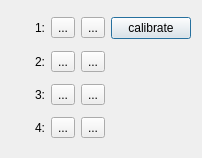
<?xml version="1.0" encoding="UTF-8"?>
<ui version="4.0">
 <class>MoveController</class>
 <widget class="QDialog" name="MoveController">
  <property name="geometry">
   <rect>
    <x>0</x>
    <y>0</y>
    <width>202</width>
    <height>158</height>
   </rect>
  </property>
  <property name="windowTitle">
   <string>Dialog</string>
  </property>
  <layout class="QGridLayout" name="gridLayout">
   <item row="0" column="0">
    <widget class="QLabel" name="label">
     <property name="text">
      <string>1:</string>
     </property>
     <property name="alignment">
      <set>Qt::AlignRight|Qt::AlignTrailing|Qt::AlignVCenter</set>
     </property>
    </widget>
   </item>
   <item row="0" column="1">
    <widget class="QToolButton" name="ccw_j1">
     <property name="text">
      <string>...</string>
     </property>
     <property name="icon">
      <iconset resource="../../resource/resource.qrc">
       <normaloff>:/icons/img/rotate-ccw.svg</normaloff>:/icons/img/rotate-ccw.svg</iconset>
     </property>
    </widget>
   </item>
   <item row="0" column="2">
    <widget class="QToolButton" name="cw_j1">
     <property name="text">
      <string>...</string>
     </property>
     <property name="icon">
      <iconset resource="../../resource/resource.qrc">
       <normaloff>:/icons/img/rotate-cw.svg</normaloff>:/icons/img/rotate-cw.svg</iconset>
     </property>
    </widget>
   </item>
   <item row="0" column="3">
    <widget class="QPushButton" name="calibrateButton">
     <property name="text">
      <string>calibrate</string>
     </property>
    </widget>
   </item>
   <item row="1" column="0">
    <widget class="QLabel" name="label_2">
     <property name="text">
      <string>2:</string>
     </property>
     <property name="alignment">
      <set>Qt::AlignRight|Qt::AlignTrailing|Qt::AlignVCenter</set>
     </property>
    </widget>
   </item>
   <item row="1" column="1">
    <widget class="QToolButton" name="ccw_j2">
     <property name="text">
      <string>...</string>
     </property>
     <property name="icon">
      <iconset resource="../../resource/resource.qrc">
       <normaloff>:/icons/img/rotate-ccw.svg</normaloff>:/icons/img/rotate-ccw.svg</iconset>
     </property>
    </widget>
   </item>
   <item row="1" column="2">
    <widget class="QToolButton" name="cw_j2">
     <property name="text">
      <string>...</string>
     </property>
     <property name="icon">
      <iconset resource="../../resource/resource.qrc">
       <normaloff>:/icons/img/rotate-cw.svg</normaloff>:/icons/img/rotate-cw.svg</iconset>
     </property>
    </widget>
   </item>
   <item row="1" column="3" rowspan="3">
    <spacer name="verticalSpacer">
     <property name="orientation">
      <enum>Qt::Vertical</enum>
     </property>
     <property name="sizeHint" stdset="0">
      <size>
       <width>20</width>
       <height>127</height>
      </size>
     </property>
    </spacer>
   </item>
   <item row="2" column="0">
    <widget class="QLabel" name="label_3">
     <property name="text">
      <string>3:</string>
     </property>
     <property name="alignment">
      <set>Qt::AlignRight|Qt::AlignTrailing|Qt::AlignVCenter</set>
     </property>
    </widget>
   </item>
   <item row="2" column="1">
    <widget class="QToolButton" name="ccw_j3">
     <property name="text">
      <string>...</string>
     </property>
     <property name="icon">
      <iconset resource="../../resource/resource.qrc">
       <normaloff>:/icons/img/rotate-ccw.svg</normaloff>:/icons/img/rotate-ccw.svg</iconset>
     </property>
    </widget>
   </item>
   <item row="2" column="2">
    <widget class="QToolButton" name="cw_j3">
     <property name="text">
      <string>...</string>
     </property>
     <property name="icon">
      <iconset resource="../../resource/resource.qrc">
       <normaloff>:/icons/img/rotate-cw.svg</normaloff>:/icons/img/rotate-cw.svg</iconset>
     </property>
    </widget>
   </item>
   <item row="3" column="0">
    <widget class="QLabel" name="label_4">
     <property name="text">
      <string>4:</string>
     </property>
     <property name="alignment">
      <set>Qt::AlignRight|Qt::AlignTrailing|Qt::AlignVCenter</set>
     </property>
    </widget>
   </item>
   <item row="3" column="1">
    <widget class="QToolButton" name="ccw_j4">
     <property name="text">
      <string>...</string>
     </property>
     <property name="icon">
      <iconset resource="../../resource/resource.qrc">
       <normaloff>:/icons/img/rotate-ccw.svg</normaloff>:/icons/img/rotate-ccw.svg</iconset>
     </property>
    </widget>
   </item>
   <item row="3" column="2">
    <widget class="QToolButton" name="cw_j4">
     <property name="text">
      <string>...</string>
     </property>
     <property name="icon">
      <iconset resource="../../resource/resource.qrc">
       <normaloff>:/icons/img/rotate-cw.svg</normaloff>:/icons/img/rotate-cw.svg</iconset>
     </property>
    </widget>
   </item>
  </layout>
 </widget>
 <resources>
  <include location="../../resource/resource.qrc"/>
 </resources>
 <connections/>
</ui>
